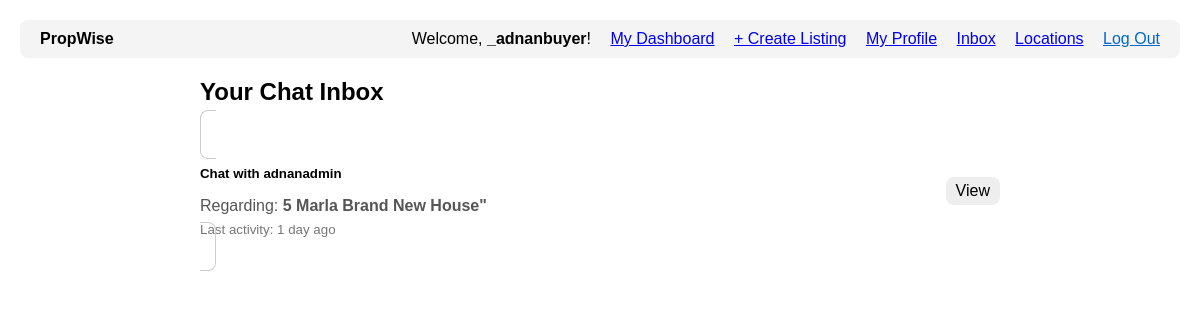
Before: /chat/inbox/ (signed in) with the older database file.
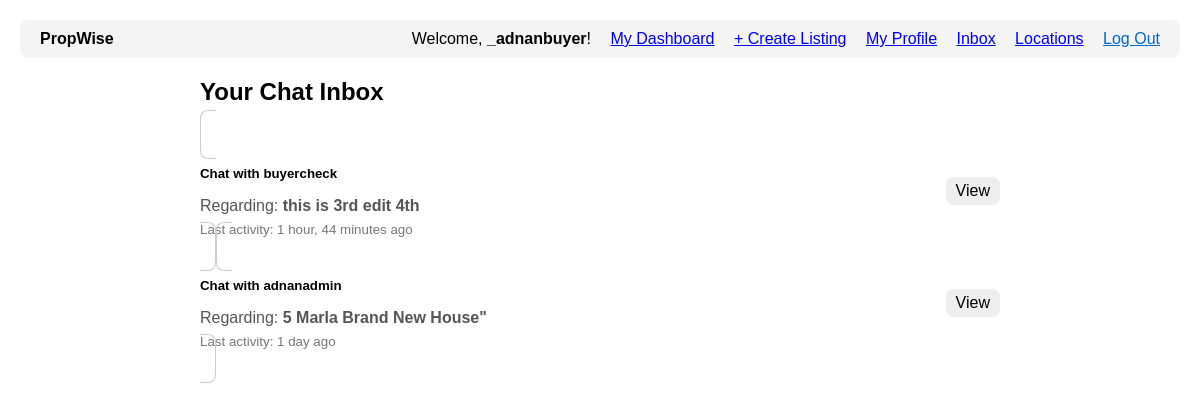
After: the same page with the newer database file.
### chat/models.py (models this page shows, shortened)
class ChatThread(models.Model):
    property = models.ForeignKey(
        Property,
        on_delete=models.SET_NULL,  # <-- NOT CASCADE
        related_name='chat_threads',
        null=True,  # <-- Required for SET_NULL
        blank=True  # <-- Allows this to be empty in forms
    )
    buyer = models.ForeignKey(
        User,
        on_delete=models.CASCADE,  # Cascade is OK here. If a buyer is deleted, their threads go.
        related_name='bought_chat_threads'
    )
    agent = models.ForeignKey(
        User,
        on_delete=models.CASCADE,  # Cascade is OK here. If an agent is deleted, their threads go.
        related_name='agent_chat_threads'
    )
    created_at = models.DateTimeField(auto_now_add=True)
    updated_at = models.DateTimeField(auto_now=True)
    class Meta:
        unique_together = ('property', 'buyer', 'agent')

### accounts/models.py (models this page shows, shortened)
class User(AbstractUser):
    is_agent = models.BooleanField('Is agent', default=False)
    is_buyer = models.BooleanField('Is buyer', default=True) # By default, users are buyers
    phone_number = models.CharField(max_length=20, blank=True)
    profile_picture = models.ImageField(upload_to='profile_pics/', blank=True, null=True)
    favorites = models.ManyToManyField(
        Property,
        related_name="favorited_by",
        blank=True
    )

### properties/models.py (models this page shows, shortened)
class Property(models.Model):
    title = models.CharField(max_length=255)
    description = models.TextField()
    price = models.BigIntegerField()
    area = models.ForeignKey(Area, on_delete=models.SET_NULL, null=True, related_name="properties")
    purpose = models.CharField(max_length=10, choices=PropertyPurpose.choices)
    property_type = models.CharField(max_length=20, choices=PropertyType.choices)
    bedrooms = models.PositiveSmallIntegerField(null=True, blank=True)
    bathrooms = models.PositiveSmallIntegerField(null=True, blank=True)
    area_size = models.DecimalField(max_digits=10, decimal_places=2)
    area_unit = models.CharField(max_length=10, choices=AreaUnit.choices, default=AreaUnit.MARLA)
    agent = models.ForeignKey(settings.AUTH_USER_MODEL, on_delete=models.CASCADE, related_name="properties")
    created_at = models.DateTimeField(auto_now_add=True)
    updated_at = models.DateTimeField(auto_now=True)
    main_image = models.ImageField(upload_to='properties/main_images/', null=True, blank=True)

### chat/views.py (the view)
# urls.py: path('inbox/', views.chat_inbox_view, name='chat_inbox'),
@login_required(login_url='login')
def chat_inbox_view(request):
    threads = ChatThread.objects.filter(
        Q(buyer=request.user) | Q(agent=request.user)
    ).order_by('-updated_at') # Show newest active chats first
    context = {
        'threads': threads
    }
    return render(request, 'chat/inbox.html', context)

### chat/templates/chat/inbox.html (shortened to what this page needs)
{% extends 'base.html' %}
{% block content %}
<div class="container" style="margin-top: 20px;">
    <div style="max-width: 800px; margin: auto;">
        <h2 style="margin-bottom: 20px;">Your Chat Inbox</h2>
        <div class="list-group">
            {% for thread in threads %}
                <a href="{% url 'chat_detail' thread_id=thread.id %}" class="list-group-item list-group-item-action" style="padding: 15px; border: 1px solid #ccc; border-radius: 8px; margin-bottom: 10px; text-decoration: none; color: inherit;">
                    <div style="display: flex; justify-content: space-between; align-items: center;">
                        <div>
                            <h5 style="margin-bottom: 5px;">
                                Chat with
                                {% if thread.buyer == user %}
                                    <strong>{{ thread.agent.username }}</strong>
                                {% else %}
                                    <strong>{{ thread.buyer.username }}</strong>
                                {% endif %}
                            </h5>
                            <p style="margin-bottom: 5px; color: #555;">
                                Regarding: <strong>{{ thread.property.title|default:"Deleted Property" }}</strong>
                            </p>
                            <small style="color: #777;">Last activity: {{ thread.updated_at|timesince }} ago</small>
                        </div>
                        <span style="background: #eee; padding: 5px 10px; border-radius: 8px;">View</span>
                    </div>
                </a>
            {% empty %}
                <p>You have no active chat conversations.</p>
            {% endfor %}
        </div>
    </div>
</div>
{% endblock content %}

Changed rows visible on the page:
added ChatThread: buyer.username "buyercheck", property "this is 3rd edit 4th", updated_at "1 hour, 44 minutes"
